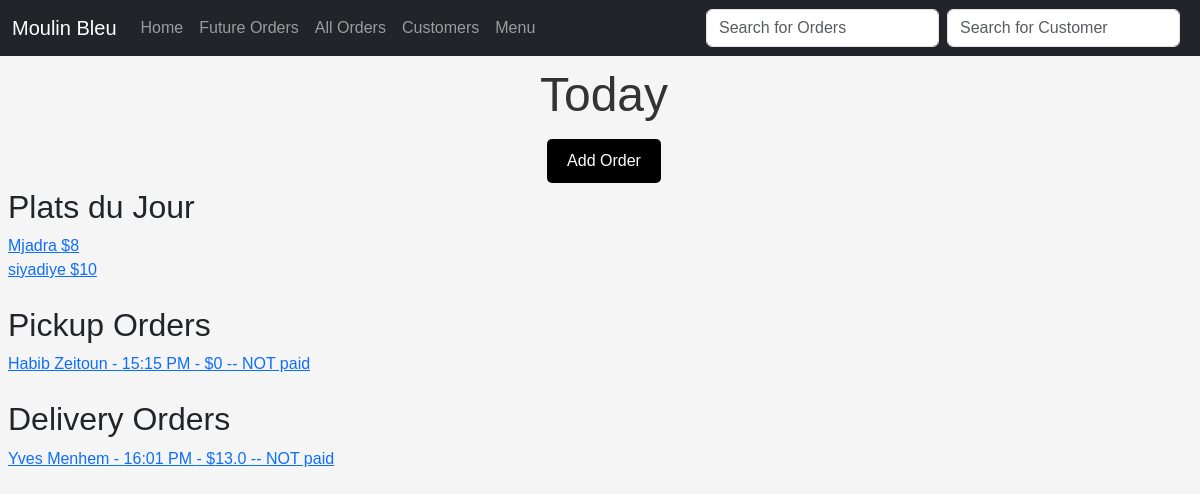
Before: / with the older database file.
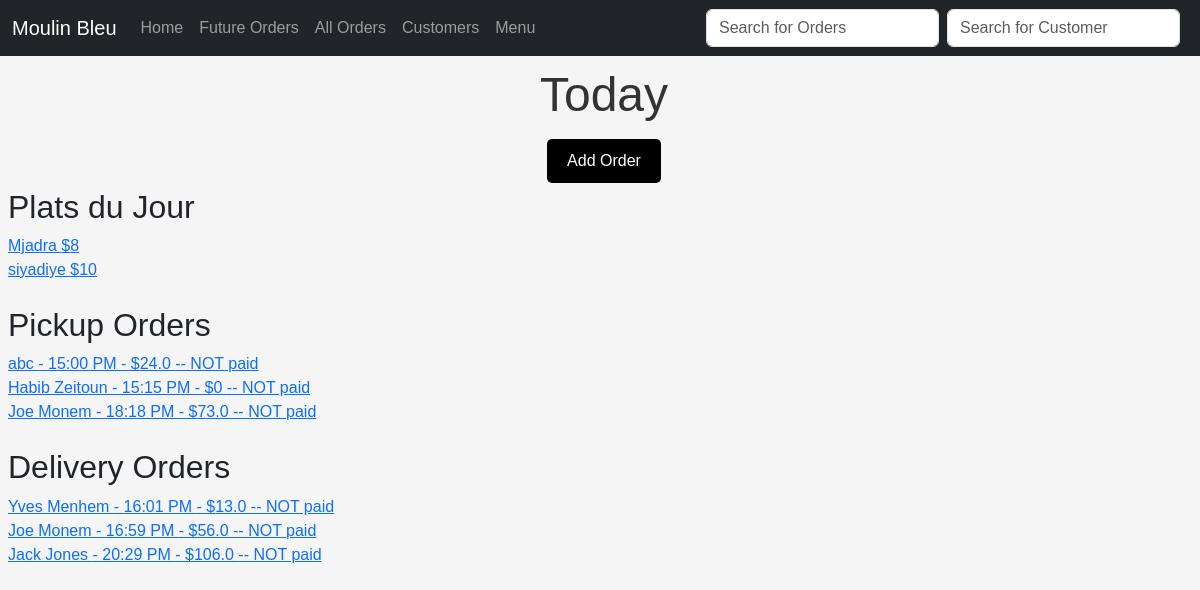
After: the same page with the newer database file.
### menuapp/models.py (models this page shows, shortened)
class FoodItem(models.Model):
    name = models.CharField(max_length=255)
    price = models.IntegerField()
    notes = models.TextField()
    plat_du_jour = models.BooleanField(default=False)

### ordersapp/models.py (models this page shows, shortened)
class Order(models.Model):
    customer = models.ForeignKey(
        Customer, on_delete=models.CASCADE, blank=False, null=False
    )
    created_at = models.DateTimeField(auto_now_add=True)
    needed_for = models.DateTimeField()
    order_items = models.ManyToManyField(OrderItem, blank=False)
    paid = models.BooleanField(null=False, default=False)
    delivery = models.BooleanField(null=False, default=False)
    notes = models.TextField(null=True, blank=True)
    @property
    def total_price(self):
        return sum(item.price for item in self.order_items.all())

class OrderItem(models.Model):
    food_item = models.ForeignKey(FoodItem, on_delete=models.CASCADE)
    quantity = models.FloatField()
    @property
    def price(self):
        return self.food_item.price * self.quantity

### mainapp/models.py (models this page shows, shortened)
class Customer(models.Model):
    name = models.CharField(max_length=50)
    phone_number = models.CharField(max_length=32)
    location = models.CharField(max_length=200, blank=True)
    date_added = models.DateField(default=timezone.now)

### mainapp/views.py (the view)
# urls.py: path("", HomeView.as_view(), name="home"),
class HomeView(ListView):
    model = FoodItem
    template_name = "home.html"
    context_object_name = "items"
    def get_context_data(self, **kwargs):
        context = super().get_context_data(**kwargs)
        plats_du_jour = FoodItem.objects.filter(plat_du_jour=True)
        today = timezone.now().date()
        pickup_orders_for_today = Order.objects.filter(
            needed_for__date=today, delivery=False
        ).order_by(
            "needed_for"
        )  # Displays the orders with the closest "need_for" times
        delivery_orders_for_today = Order.objects.filter(
            needed_for__date=today, delivery=True
        ).order_by(
            "needed_for"
        )  # Displays the orders with the closest "need_for" times
        context["plats_du_jour"] = plats_du_jour
        context["pickup_orders_for_today"] = pickup_orders_for_today
        context["delivery_orders_for_today"] = delivery_orders_for_today
        return context

### mainapp/templates/home.html (shortened to what this page needs)
{% extends 'base.html' %}
{%block content %}
<h1>Today</h1>
<div style="text-align: center;">
    <a href="{% url 'add_order' %}">
        <button class="btn btn-dark">Add Order</button>
    </a>
</div>
<h2>Plats du Jour</h2>
<ul>
    {% for plat_du_jour in plats_du_jour %}
    <li>
        <a href="{% url 'food_details' plat_du_jour.pk %}"> {{ plat_du_jour.name }}
            ${{plat_du_jour.price}}</a>
        <br>
    </li>
    {% endfor %}
</ul>
<br>
<h2>Pickup Orders</h2>
<ul>
    {% for pickup_order_for_today in pickup_orders_for_today %}
    <li>
        {%if pickup_order_for_today.paid == False%}
        <a href="{%url 'order_details' pickup_order_for_today.pk %}"> {{pickup_order_for_today.customer.name}} -
            {{pickup_order_for_today.needed_for|time:"H:i A"}} -
            ${{pickup_order_for_today.total_price}} -- NOT paid </a>
        {%else%}
        <a href="{%url 'order_details' pickup_order_for_today.pk %}"> {{pickup_order_for_today.customer.name}} -
            {{pickup_order_for_today.needed_for|time:"H:i A"}} -
            ${{pickup_order_for_today.total_price}} -- PAID </a>
        {%endif%}
        <br>
    </li>
    {% endfor %}
</ul>
<br>
<h2>Delivery Orders</h2>
<ul>
    {% for delivery_order_for_today in delivery_orders_for_today %}
    <li>
        {%if delivery_order_for_today.paid == False%}
        <a href="{%url 'order_details' delivery_order_for_today.pk %}"> {{delivery_order_for_today.customer.name}} -
            {{delivery_order_for_today.needed_for|time:"H:i A"}} -
            ${{delivery_order_for_today.total_price}} -- NOT paid </a>
        {%else%}
        <a href="{%url 'order_details' delivery_order_for_today.pk %}"> {{delivery_order_for_today.customer.name}} -
            {{delivery_order_for_today.needed_for|time:"H:i A"}} -
            ${{delivery_order_for_today.total_price}} -- PAID </a>
        {%endif%}
        <br>
    </li>
    {% endfor %}
</ul>
{% endblock %}

### mainapp/templates/base.html (shortened to what this page needs)
<!doctype html>
<html lang="en">
<head>
    <link href="https://cdn.jsdelivr.net/npm/bootstrap@5.3.2/dist/css/bootstrap.min.css" rel="stylesheet"
>
</head>
<body>
    <nav class="navbar navbar-expand-lg navbar-dark bg-dark">
        <div class="container-fluid">
            <a class="navbar-brand" href="{% url 'home'%}">Moulin Bleu</a>
            <div class="collapse navbar-collapse" id="navbarNav">
                <ul class="navbar-nav">
                    <li class="nav-item">
                        <a class="nav-link" href="{% url 'home'%}">Home</a>
                    </li>
                    <li class="nav-item">
                        <a class="nav-link" href="{% url 'future_orders'%}">Future Orders</a>
                    </li>
                    <li class="nav-item">
                        <a class="nav-link" href="{% url 'orders'%}">All Orders</a>
                    </li>
                    <li class="nav-item">
                        <a class="nav-link" href="{% url 'customers'%}">Customers</a>
                    </li>
                    <li class="nav-item">
                        <a class="nav-link" href="{% url 'menu'%}">Menu</a>
                    </li>
                </ul>
            </div>
            <form method="post" action="{% url 'order_search' %}" class="d-flex" style="max-width: 300px;">
                <input class="form-control me-2" type="input" name="submission" placeholder="Search for Orders">
            </form>
            <form method="post" action="{% url 'customer_search' %}" class="d-flex" style="max-width: 300px;">
                <input class="form-control me-2" type="input" name="submission" placeholder="Search for Customer">
            </form>
        </div>
    </nav>
    <div class="ms-2">
        {% block content %}
        {% endblock %}
    </div>
</body>
</html>

### mainapp/templates/home.html (style rules this page uses)
body { font-family: sans-serif; background-color: #f5f5f5; }
h1 { font-size: 3em; text-align: center; color: #333; margin-bottom: 10px; margin-top: 10px; }
.btn { background-color: #000; color: #fff; padding: 10px 20px; border: none; border-radius: 5px; margin: 5px; }
form { display: flex; align-items: center; justify-content: center; }
input { padding: 5px 10px; border: 1px solid #ddd; border-radius: 5px; }
button { margin-left: 10px; }
ul { font-family: sans-serif; margin: 0; padding: 0; list-style: none; text-align: left; }

Changed rows visible on the page:
added Order: customer.name "abc", needed_for "15:00 PM", total_price "24.0", shown under "Pickup Orders"
added Order: customer.name "Joe Monem", needed_for "18:18 PM", total_price "73.0", shown under "Pickup Orders"
added Order: customer.name "Joe Monem", needed_for "16:59 PM", total_price "56.0", shown under "Delivery Orders"
added Order: customer.name "Jack Jones", needed_for "20:29 PM", total_price "106.0", shown under "Delivery Orders"
